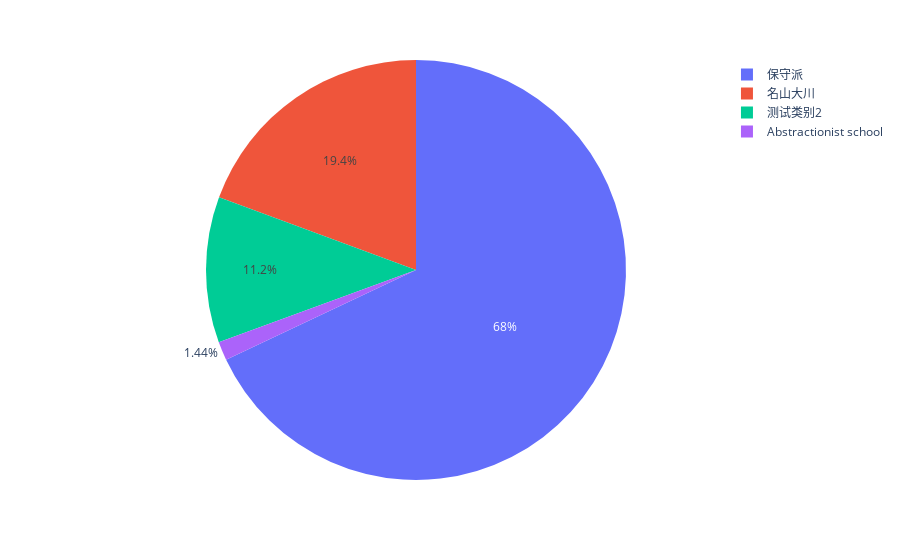

This figure's notebook cell:
### Code cell
fig = px.pie(user_order_goods_artwork,values = 'image_id',names ='name_y')
#             title = 'Artwork Genre most popular with users',
#             hover_data = ['id_y','image_id'])
##fig.update_traces(textposition='inside', textinfo='percent+label')
fig.show()

### Figure 1 — Plotly figure (JSON) as saved in the notebook; plotly's stock layout.template omitted (floating-point values rounded to 4 significant figures; data arrays with more than 128 entries replaced by an {"elided": "..."} marker saying what was removed)
{"data": [{"domain": {"x": [0, 1], "y": [0, 1]}, "hoverlabel": {"namelength": 0}, "hovertemplate": "name_y=%{label}<br>image_id=%{value}", "labels": {"elided": "214 str values"}, "legendgroup": "", "name": "", "showlegend": true, "type": "pie", "values": {"elided": "214 str values"}}], "layout": {"legend": {"tracegroupgap": 0}, "margin": {"t": 60}}}
